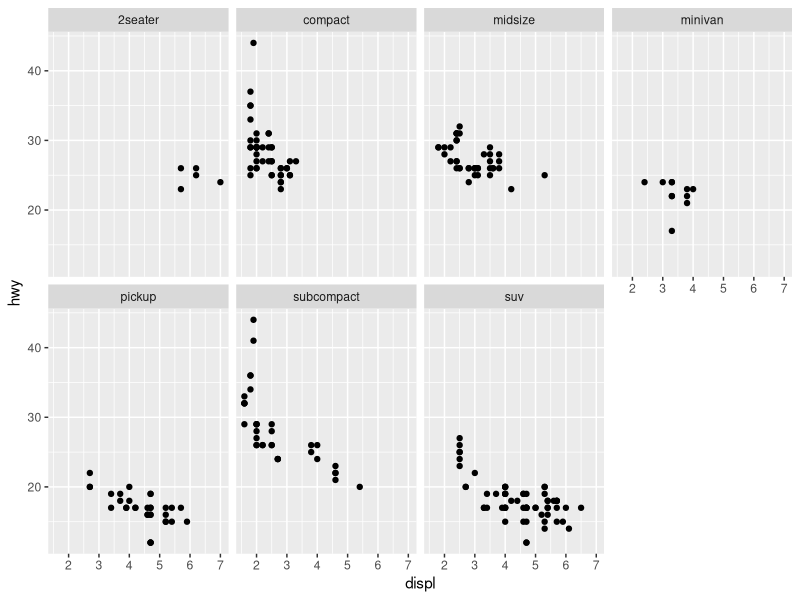
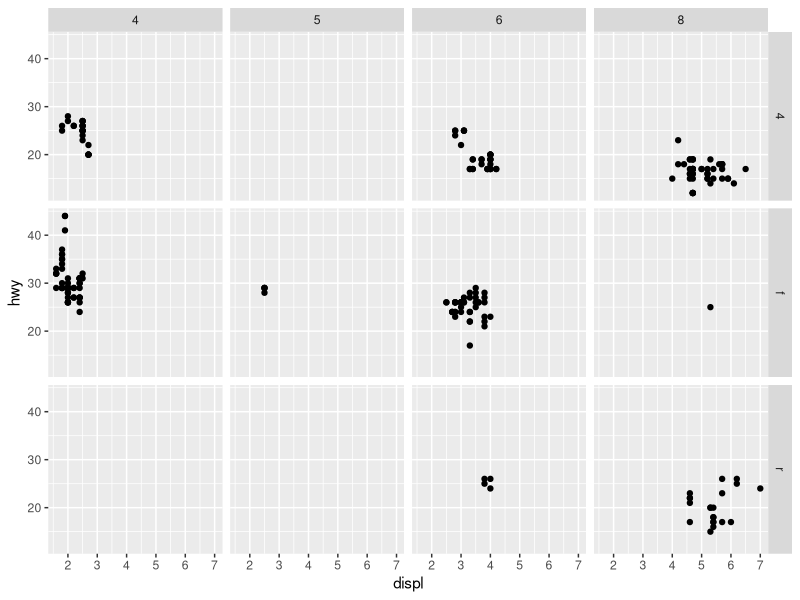
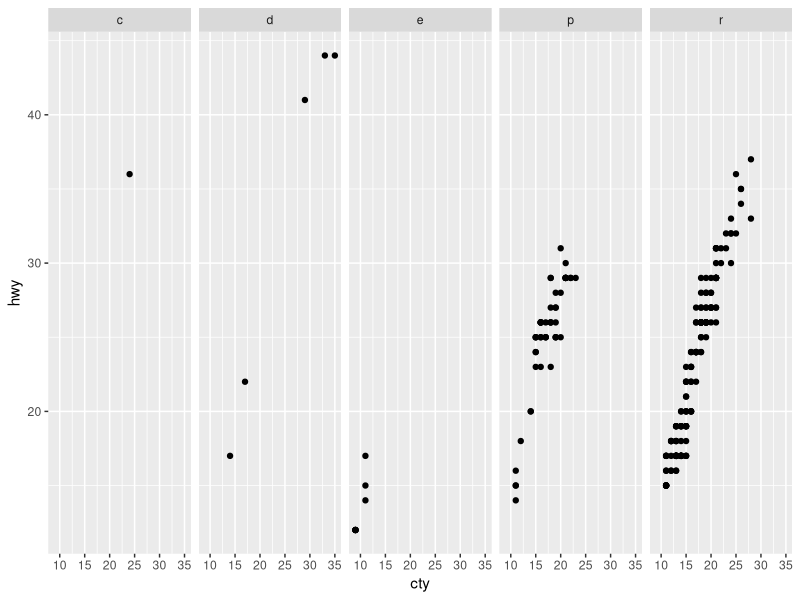
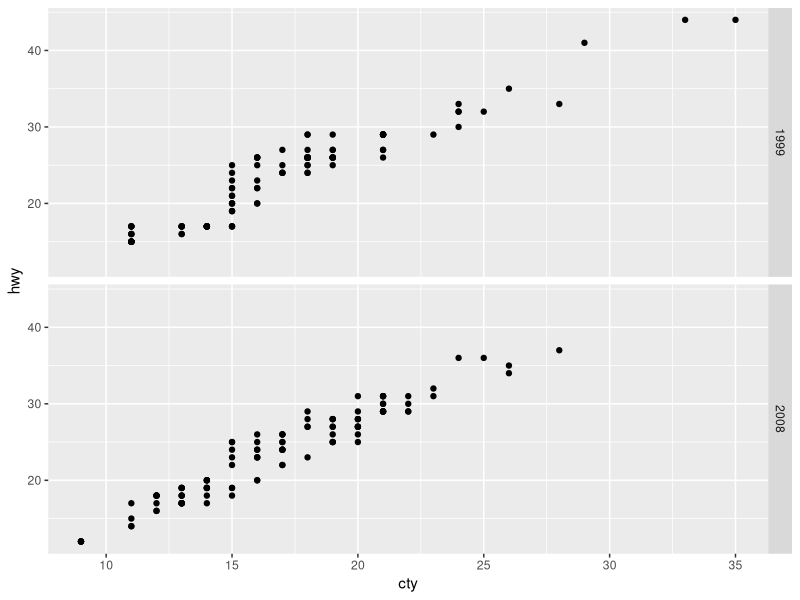
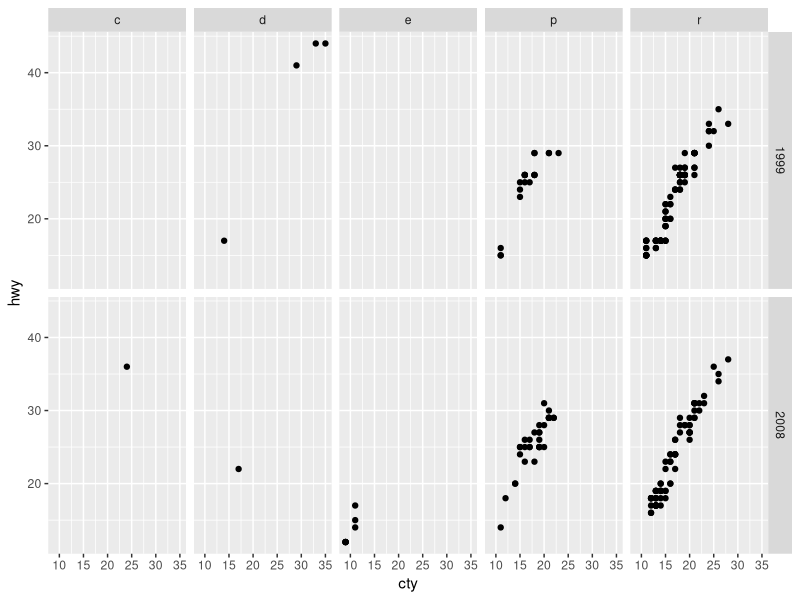
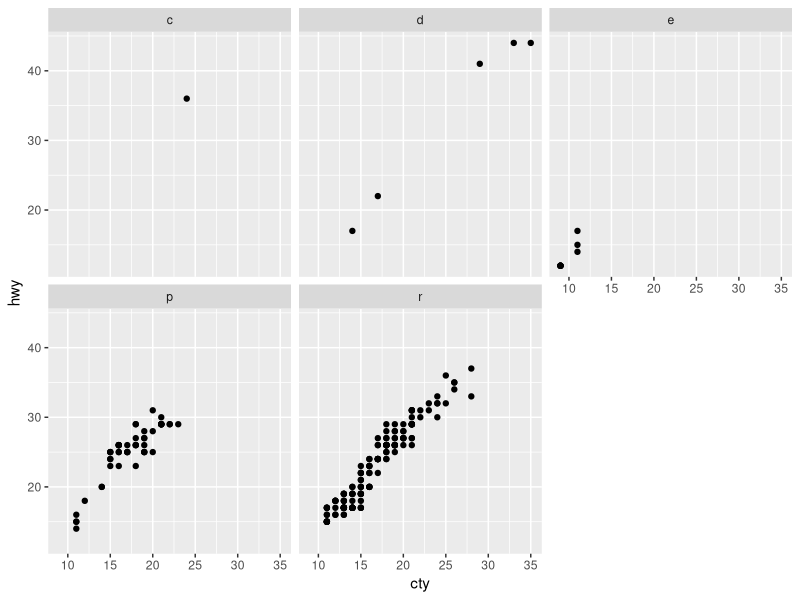
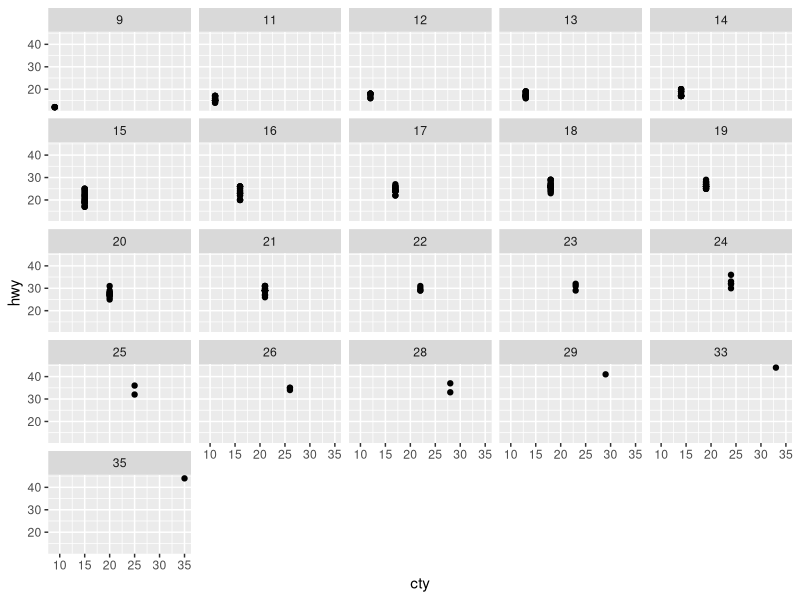
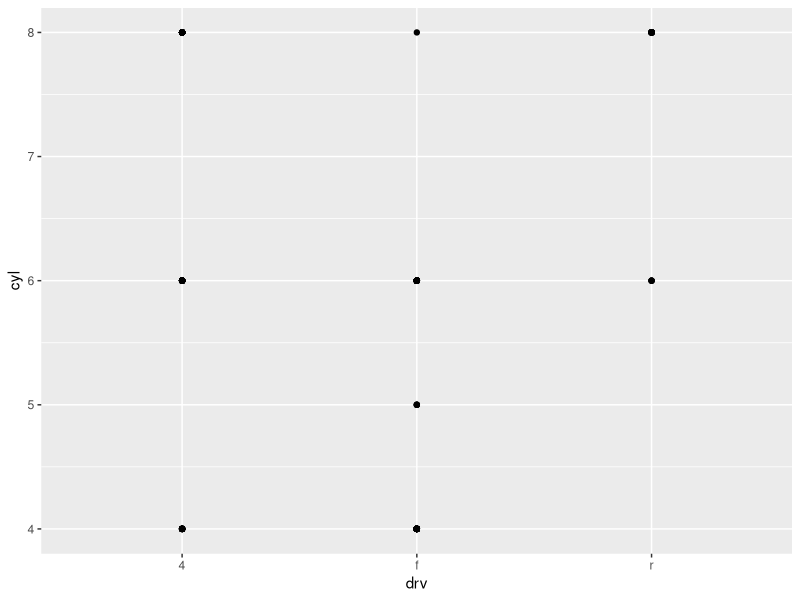

The R source for these figures, in order:
## ---- chunk 1
library(tidyverse)

knitr::opts_chunk$set(fig.height = 3, fig.width = 6)

Sys.setlocale(locale = "Lithuanian")
## ---- chunk 2
ggplot(data = mpg) + 
  geom_point(mapping = aes(x = displ, y = hwy)) + 
  facet_wrap(~ class, nrow = 2)
# ~ reiškia "pagal kažkurią klasę". Neturėtų būti tolydusis kintamasis
## ---- chunk 3
ggplot(data = mpg) + 
  geom_point(mapping = aes(x = displ, y = hwy)) + 
  facet_grid(drv ~ cyl)
# grid išdėsto pagal du kintamuosius, (eilutė ~ stulpeliai)
## ---- chunk 4
t <- ggplot(mpg, aes(cty, hwy)) +
     geom_point()
# galime priskirti kintamajam, taškas reiškia nieko.
## ---- chunk 5
t + facet_grid(. ~ fl)
## ---- chunk 6
t + facet_grid(year ~ .)
## ---- chunk 7
t + facet_grid(year ~ fl)
## ---- chunk 8
t + facet_wrap(~ fl)
## ---- chunk 9
t + facet_wrap(~ cty)
## ---- chunk 10
ggplot(data = mpg) + 
     geom_point(mapping = aes(x = drv, y = cyl)) 
## ---- chunk 11
ggplot(data = mpg) + 
    geom_point(mapping = aes(x = displ, y = hwy)) + 
    facet_grid(drv ~ .) 

## ---- chunk 12
ggplot(data = mpg) + 
   geom_point(mapping = aes(x = displ, y = hwy)) + 
   facet_grid(. ~ cyl) 
## ---- chunk 13
ggplot(data = mpg) + 
    geom_point(mapping = aes(x = displ, y = hwy)) + 
    facet_wrap(~ class, nrow = 2) 
## ---- chunk 14
ggplot(data = mpg) + 
    geom_point(mapping = aes(x = displ, y = hwy, color =  )) + 
    facet_wrap(~ class, nrow = 2) 
## ---- chunk 15
?facet_wrap
